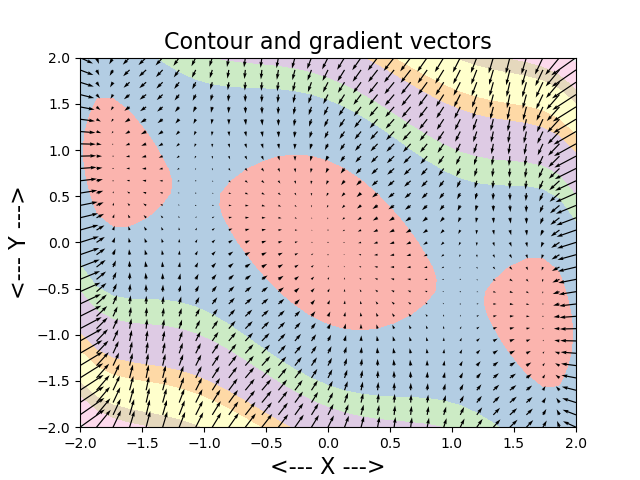

Write Python code to recreate this figure.
#! /usr/bin/env python3
#
def gradient_vector ( ):

#*****************************************************************************80
#
## gradient_vector() makes a vector plot of the gradient of a function f(x,y).
#
#  Licensing:
#
#    This code is distributed under the MIT license.
#
#  Modified:
#
#    24 May 2022
#
#  Author:
#
#    John Burkardt
#
  from matplotlib import cm
  import matplotlib
  import matplotlib.pyplot as plt
  import numpy as np
  import platform

  print ( '' )
  print ( 'gradient_vector():' )
  print ( '  python version:     ' + platform.python_version ( ) )
  print ( '  numpy version:      ' + np.version.version )
  print ( '  matplotlib version: ' + matplotlib.__version__ )
  print ( '  Make a vector plot of the gradient of a function z(x,y).' )
#
#  Create the mesh vectors.
#
  xvec = np.linspace ( -2.0, 2.0, 31 )
  yvec = np.linspace ( -2.0, 2.0, 31 )
#
#  Create the mesh matrices.
#
  xmat, ymat = np.meshgrid ( xvec, yvec )
#
#  Evaluate the function at the mesh points.
#
  zmat = hex_z ( xmat, ymat )
  umat, vmat = hex_grad ( xmat, ymat )
#
#  Plot
#
  plt.clf ( )

  levels = 15
  plt.contourf ( xmat, ymat, zmat, levels, cmap = cm.Pastel1 )
  plt.quiver ( xmat, ymat, -umat, -vmat )

  plt.title ( 'Contour and gradient vectors', fontsize = 16 )
  plt.xlabel ( '<--- X --->', fontsize = 16 )
  plt.ylabel ( '<--- Y --->', fontsize = 16 )
  filename = 'gradient_vector.png'
  plt.savefig ( filename )
  print ( '  Graphics saved as "' + filename + '"' )
  plt.show ( block = False )
  plt.close ( )
#
#  Terminate.
#
  print ( '' )
  print ( 'gradient_vector():' )
  print ( '  Normal end of execution.' )
  return

def hex_z ( x, y ):

#*****************************************************************************80
#
## hex_z() evaluates the hex function.
#
#  Licensing:
#
#    This code is distributed under the MIT license.
#
#  Modified:
#
#    02 October 2019
#
#  Input:
#
#    real x(), y(): the x and y arguments.
#
#  Output:
#
#    real z(): the function value.
#  
  z = 2.0 * x**2 - 1.05 * x**4 + x**6 / 6.0 + x * y + y**2

  return z

def hex_grad ( x, y ):

#*****************************************************************************80
#
## hex_grad() evaluates the gradient of the hex function.
#
#  Licensing:
#
#    This code is distributed under the MIT license.
#
#  Modified:
#
#    24 May 2022
#
#  Input:
#
#    real x(), y(): the x and y arguments.
#
#  Output:
#
#    real dzdx(), dzdy(): the gradient components.
#
  dzdx = 4.0 * x - 4.2 * x**3 + x**5 + y
  dzdy =  x + 2.0 * y

  return dzdx, dzdy

if ( __name__ == '__main__' ):
  gradient_vector ( )
 
